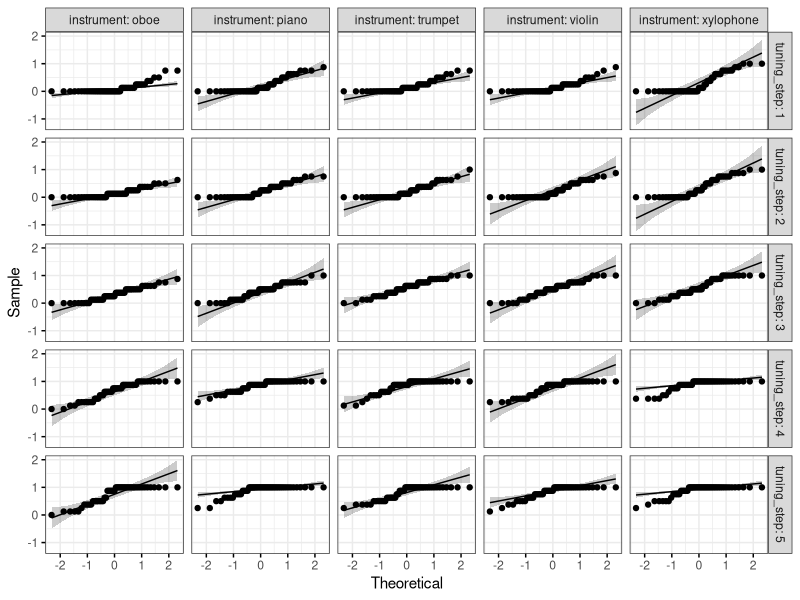
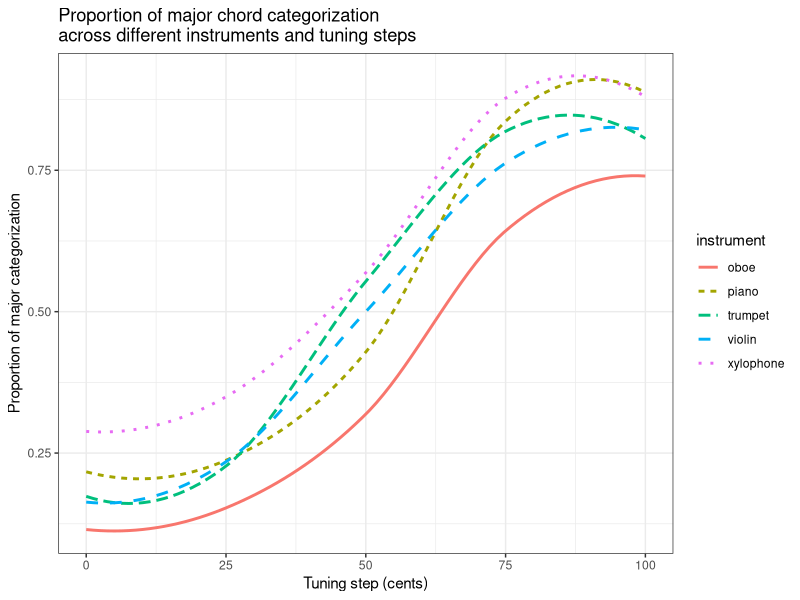
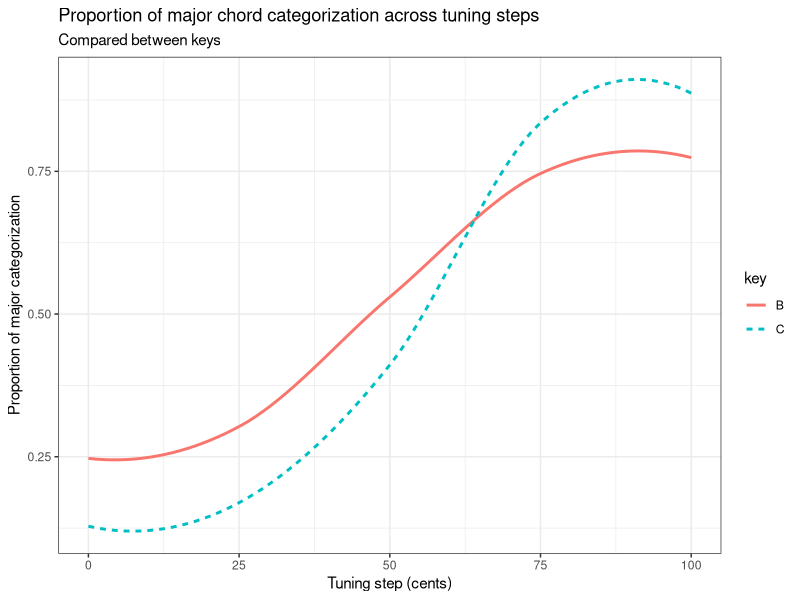
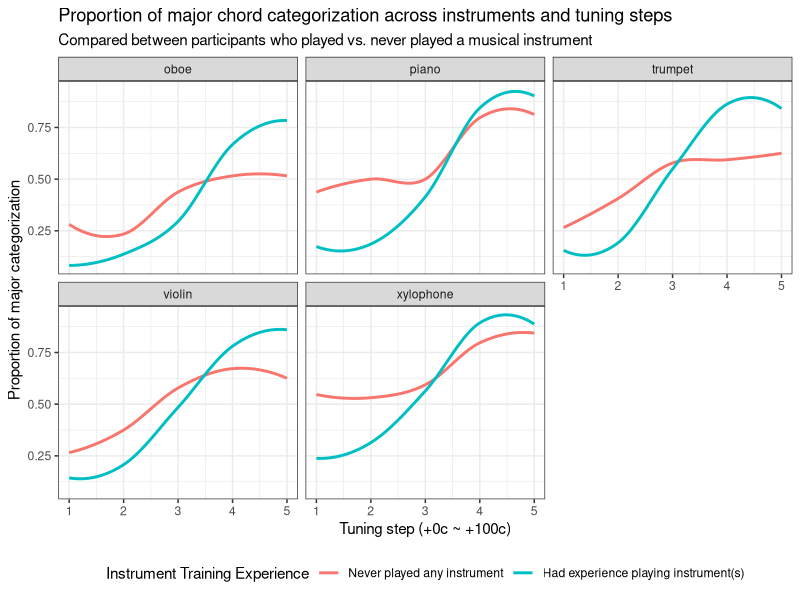
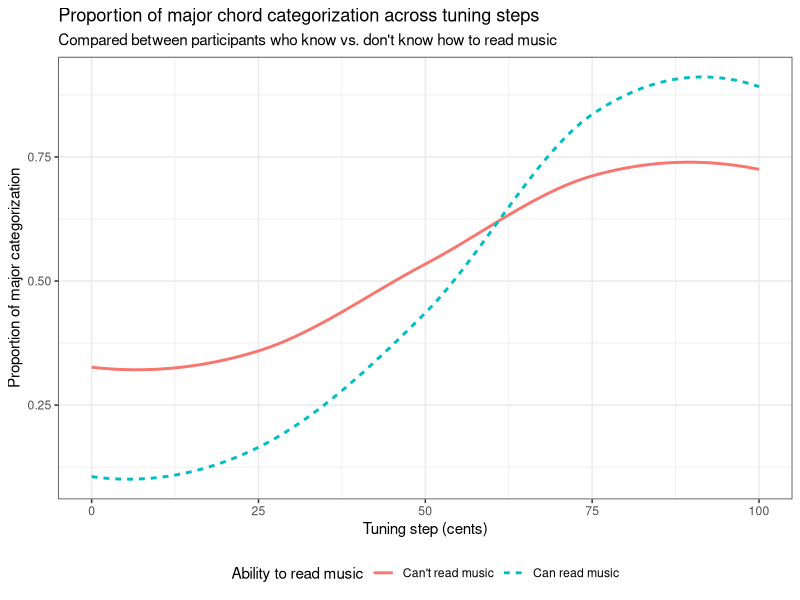
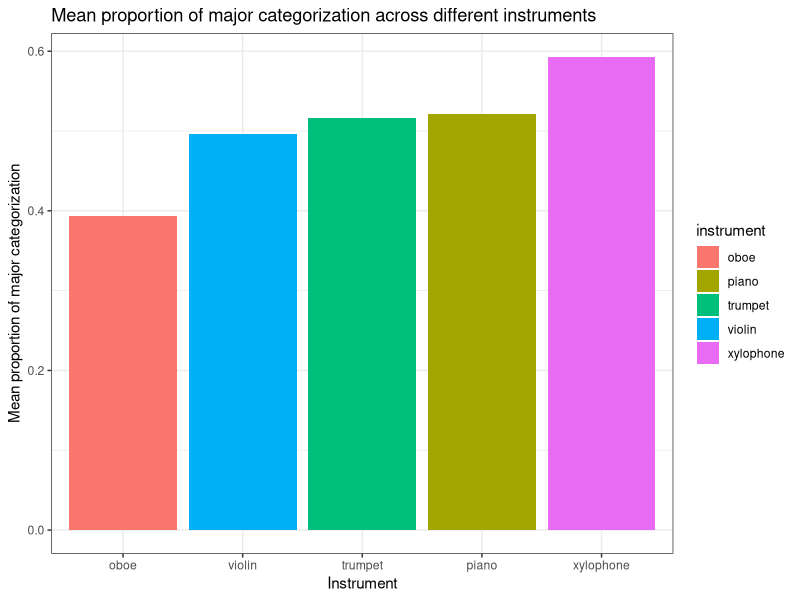
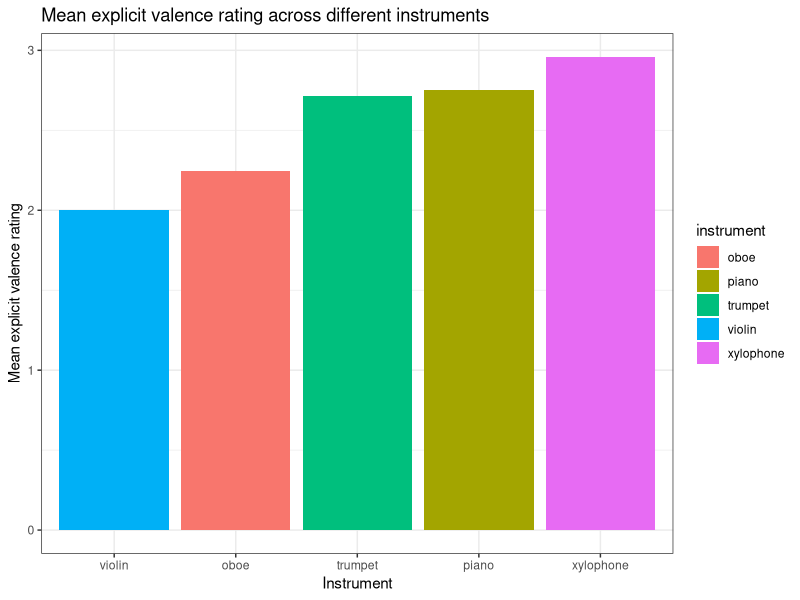
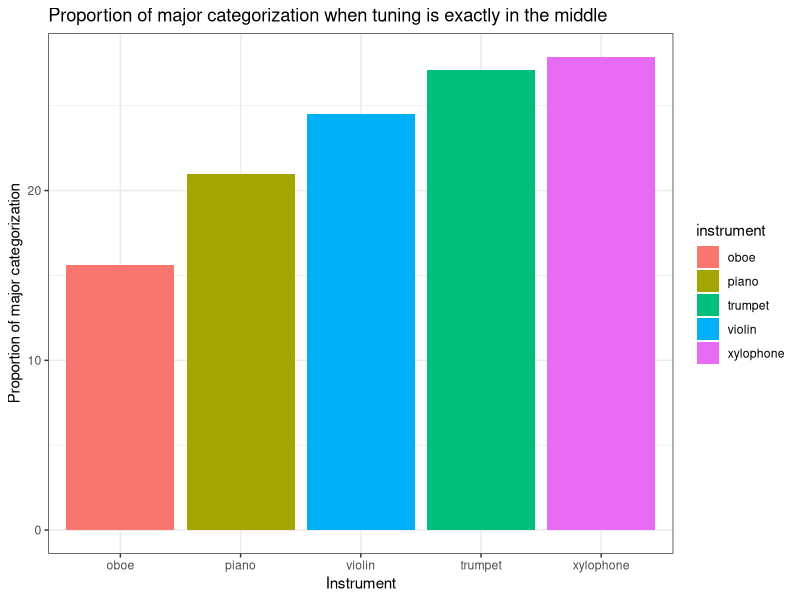

The R source for these figures, in order:
## ---- chunk 1
library(tidyverse)
library(rstatix)
library(ggpubr)
library(corrplot)
knitr::opts_chunk$set(message = FALSE, warning = FALSE, echo = FALSE)

data <- read_csv("all.csv")
## ---- chunk 2
# age
data %>%
  get_summary_stats(Age, type = "mean_sd") %>%
  select(-n)

# practice score
data %>%
  get_summary_stats(practice_score, type = "mean_sd") %>%
  select(-n)

# mean & sd for instrument
data %>%
  group_by(instrument) %>%
  get_summary_stats(pct_maj, type = "mean_sd") %>%
  select(-variable, -n)

# mean & sd for tuning step
data %>%
  group_by(tuning_step) %>%
  get_summary_stats(pct_maj, type = "mean_sd") %>%
  select(-variable, -n)

# mean & sd for proportion of major categorization across instruments
data %>%
  group_by(instrument, tuning_step) %>%
  get_summary_stats(pct_maj, type = "mean_sd") %>%
  select(-variable, -n)

# mean & sd for explicit emotional valence rating across instruments
data %>%
  select(instrument, explicit_rtg, qualtrics_id) %>%
  unique() %>%
  group_by(instrument) %>%
  get_summary_stats(explicit_rtg, type = "mean_sd") %>%
  select(-variable, -n)
## ---- chunk 3
# find outlier based on mean cat
data %>%
  group_by(qualtrics_id) %>%
  summarize(mean_pct = mean(pct_maj)) %>%
  identify_outliers(mean_pct)
print("No outliers for tonality categorization.")

# find outlier based on mean rtg
data %>%
  group_by(qualtrics_id) %>%
  summarize(mean_rtg = mean(explicit_rtg)) %>%
  identify_outliers(mean_rtg) %>%
  filter(is.extreme == TRUE)
print("No extreme outliers for explicit ratings.")
## ---- chunk 4
# violated but fine
data %>%
  group_by(instrument, tuning_step, chord) %>%
  shapiro_test(pct_maj)

ggqqplot(data, "pct_maj", ggtheme = theme_bw()) +
  facet_grid(tuning_step ~ instrument, labeller = "label_both")
## ---- chunk 5
data %>% levene_test(pct_maj ~ instrument*factor(tuning_step)*chord)
# sphericity violated but corrected w/ GG
## ---- chunk 6
# cat aov
aov <- anova_test(data = data, dv = pct_maj, wid = qualtrics_id,
  within = c(instrument, tuning_step))
get_anova_table(aov)
## ---- chunk 7
headphone.aov <- anova_test(data = data, dv = pct_maj, wid = qualtrics_id,
  within = c(instrument, tuning_step), covariate = test_corr)
get_anova_table(headphone.aov)
## ---- chunk 8
test.aov <- anova_test(data = data, dv = pct_maj, wid = qualtrics_id,
  within = c(instrument, tuning_step), covariate = practice_score)
get_anova_table(test.aov)
## ---- chunk 9
chord.aov <- anova_test(data = data, dv = pct_maj, wid = qualtrics_id,
  within = c(instrument, tuning_step), between = chord)
get_anova_table(chord.aov) 
## ---- chunk 10
mus.aov <- anova_test(data, dv = pct_maj, wid = qualtrics_id,
  within = c(instrument, tuning_step), covariate = Inst_yr)
get_anova_table(mus.aov)
## ---- chunk 11
read.aov <- anova_test(data, dv = pct_maj, wid = qualtrics_id,
  within = c(instrument, tuning_step), between = Read)
get_anova_table(read.aov)
## ---- chunk 12
inst.aov <- anova_test(data = data, dv = pct_maj, wid = qualtrics_id,
  within = c(instrument, tuning_step), between = Inst)
get_anova_table(inst.aov)
## ---- chunk 13
# rtg aov
aov_rtg <- anova_test(data = data %>% select(qualtrics_id, instrument, explicit_rtg) %>% unique(), dv = explicit_rtg, wid = qualtrics_id, within = instrument)
get_anova_table(aov_rtg)
## ---- chunk 14
# no effect of key on rtg
get_anova_table(anova_test(data = data %>% select(qualtrics_id, instrument, explicit_rtg, chord) %>% unique(), dv = explicit_rtg, wid = qualtrics_id, within = instrument, between = chord))

# no effect of mus_exp on rtg
get_anova_table(anova_test(data = data %>% select(qualtrics_id, instrument, explicit_rtg, Inst_yr) %>% unique(), dv = explicit_rtg, wid = qualtrics_id, within = instrument, covariate = Inst_yr))
## ---- chunk 15
print("post hoc for main effect of instrument on tonality categorization") 
data %>%
  pairwise_t_test(
    pct_maj ~ instrument, paired = TRUE, 
    p.adjust.method = "hommel"
    ) %>% 
  select(-`.y.`, -p)

print("post hoc for main effect of tuning step on tonality categorization") 
data %>%
  pairwise_t_test(
    pct_maj ~ tuning_step, paired = TRUE, 
    p.adjust.method = "hommel"
    ) %>% 
  select(-`.y.`, -p)

print("post hoc for instrument * tuning step interaction on tonality categorization") 
get_anova_table(data %>%
  group_by(tuning_step) %>%
  anova_test(dv = pct_maj, wid = qualtrics_id,
  within = c(instrument)))

print("pairwise comparisons for instrument * tuning step interaction on tonality categorization,
      only presenting significant rows to save space") 
data %>%
  group_by(tuning_step) %>%
  pairwise_t_test(
    pct_maj ~ instrument, paired = TRUE, 
    p.adjust.method = "hommel" # try different options
    ) %>% 
  select(-`.y.`, -p) %>%
  filter(p.adj.signif != "ns")
# table for significant rows to present

print("post hoc for the effect of instrument on explicit rating")
data %>%
  pairwise_t_test(
    explicit_rtg ~ instrument, paired = TRUE, 
    p.adjust.method = "hommel" # try different options
    ) %>% 
  select(-`.y.`, -p) %>%
  filter(p.adj.signif != "ns")
## ---- chunk 16
# main finding: cat ~ inst * tune
data %>% 
  mutate(tuning_step = (tuning_step-1)*25) %>%
  ggplot(aes(tuning_step, pct_maj, color = instrument, linetype = instrument)) +
  geom_smooth(se = FALSE) +
  labs(title = "Proportion of major chord categorization \nacross different instruments and tuning steps",
       x = "Tuning step (cents)", y = "Proportion of major categorization",
       color = "instrument", linetype = "instrument") +
  theme_bw()

# steeper slope for C than B
data %>% 
  mutate(tuning_step = (tuning_step-1)*25) %>%
  ggplot(aes(tuning_step, pct_maj, color = chord, linetype = chord)) +
  geom_smooth(se = FALSE) +
  labs(title = "Proportion of major chord categorization across tuning steps",
       subtitle = "Compared between keys",
       x = "Tuning step (cents)", y = "Proportion of major categorization",
       color = "key", linetype = "key") +
  theme_bw()

# steeper slope for Inst = 1 than = 0
data %>% 
  mutate(`Instrument Training Experience` = factor(Inst, 
                                                   levels = c(0, 1),
                                                   labels = c("Never played any instrument", "Had experience playing instrument(s)"))) %>%
  ggplot(aes(tuning_step, pct_maj, color = `Instrument Training Experience`)) +
  geom_smooth(se = FALSE) +
  facet_wrap(~ instrument) +
  labs(title = "Proportion of major chord categorization across instruments and tuning steps",
       subtitle = "Compared between participants who played vs. never played a musical instrument",
       x = "Tuning step (+0c ~ +100c)", y = "Proportion of major categorization") +
  theme_bw() +
  theme(legend.position = "bottom")

# steeper slope for Read = 1 than = 0
data %>% 
  mutate(`Ability to read music` = factor(Read, 
                                          levels = c(0, 1),
                                          labels = c("Can't read music", "Can read music"))) %>%
  mutate(tuning_step = (tuning_step-1)*25) %>%
  ggplot(aes(tuning_step, pct_maj, color = `Ability to read music`, linetype = `Ability to read music`)) +
  geom_smooth(se = FALSE) +
  labs(title = "Proportion of major chord categorization across tuning steps",
       subtitle = "Compared between participants who know vs. don't know how to read music",
       x = "Tuning step (cents)", y = "Proportion of major categorization") +
  theme_bw() +
  theme(legend.position = "bottom")

# cat ~ inst
data %>% 
  group_by(instrument) %>%
  summarize(mean_pct = mean(pct_maj)) %>%
  ggplot(aes(reorder(instrument, mean_pct), mean_pct, fill = instrument)) +
  geom_col() +
  labs(title = "Mean proportion of major categorization across different instruments",
       x = "Instrument", y = "Mean proportion of major categorization") +
  theme_bw()

# rtg ~ inst
data %>% 
  group_by(instrument) %>%
  summarize(mean_rtg = mean(explicit_rtg)) %>%
  ggplot(aes(reorder(instrument, mean_rtg), mean_rtg, fill = instrument)) +
  geom_col() +
  labs(title = "Mean explicit valence rating across different instruments",
       x = "Instrument", y = "Mean explicit valence rating") +
  theme_bw()
## ---- chunk 17
# descriptives
data %>%
  filter(tuning_step == 3) %>%
  group_by(instrument) %>%
  get_summary_stats(pct_maj, type = "mean_sd")

# aov
aov_tune3 <- anova_test(data = data %>% select(qualtrics_id, instrument, tuning_step, pct_maj) %>% filter(tuning_step == 3) %>% unique(), dv = pct_maj, wid = qualtrics_id, within = instrument)
get_anova_table(aov_tune3)
print("Significant effect of instrument on tonality perception at tuning step 3")

# post hoc for cat ~ inst at tune = 3
data %>%
  filter(tuning_step == 3) %>%
  pairwise_t_test(
    pct_maj ~ instrument, paired = TRUE, 
    p.adjust.method = "hommel"
    ) %>% 
  select(-`.y.`, -p) 

# visualization
data %>%
  filter(tuning_step == 3) %>%
  ggplot(aes(reorder(instrument, pct_maj), pct_maj, fill = instrument)) +
  geom_col() +
  labs(title = "Proportion of major categorization when tuning is exactly in the middle",
       x = "Instrument", y = "Proportion of major categorization") +
  theme_bw()
## ---- chunk 18
corr_data <- data %>%
  group_by(instrument, qualtrics_id) %>%
  summarize(cat = mean(pct_maj),
            exp = mean(explicit_rtg))

cor.test(corr_data$cat, corr_data$exp)
## ---- chunk 19
ggplot(corr_data, aes(exp, cat)) +
  geom_jitter(alpha = .5) +
  labs(title = "Relationship between tonality perception and explicit valence ratings of instruments",
       x = "Explicit valence rating", y = "Tonality categorization") +
  theme_bw()

corrplot(cor(data %>%
  select(pct_maj, explicit_rtg, Inst_yr, music_exp, practice_score, test_corr, Age), use = "complete.obs"), method = "color", title = "Correlation plot")
